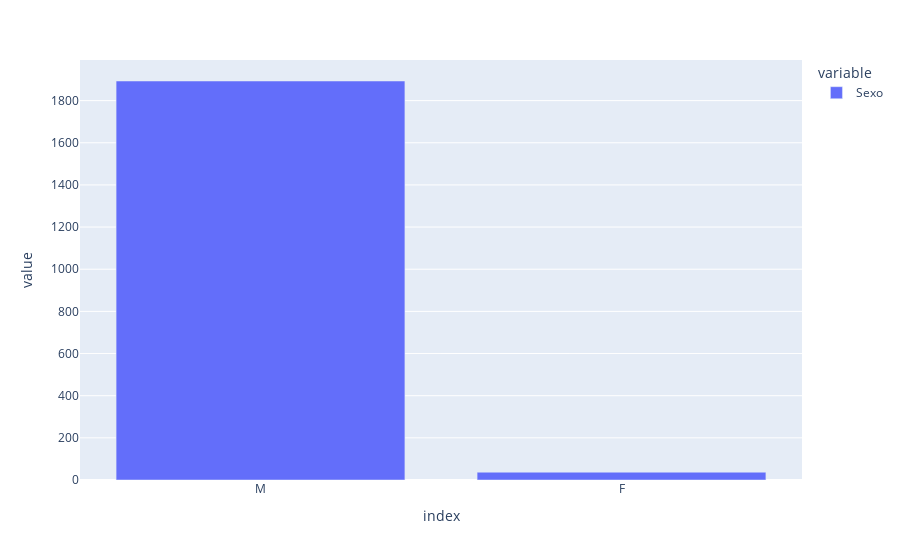

The notebook cell this image was saved under:
### Code cell
fig = px.bar(df['Sexo'].value_counts())
fig.show()

### Figure 1 — Plotly figure (JSON) as saved in the notebook; plotly's stock layout.template omitted (floating-point values rounded to 4 significant figures)
{"data": [{"alignmentgroup": "True", "hovertemplate": "variable=Sexo<br>index=%{x}<br>value=%{y}<extra></extra>", "legendgroup": "Sexo", "marker": {"color": "#636efa", "pattern": {"shape": ""}}, "name": "Sexo", "offsetgroup": "Sexo", "orientation": "v", "showlegend": true, "textposition": "auto", "type": "bar", "x": ["M", "F"], "xaxis": "x", "y": [1893, 37], "yaxis": "y"}], "layout": {"barmode": "relative", "legend": {"title": {"text": "variable"}, "tracegroupgap": 0}, "margin": {"t": 60}, "xaxis": {"anchor": "y", "domain": [0, 1], "title": {"text": "index"}}, "yaxis": {"anchor": "x", "domain": [0, 1], "title": {"text": "value"}}}}
